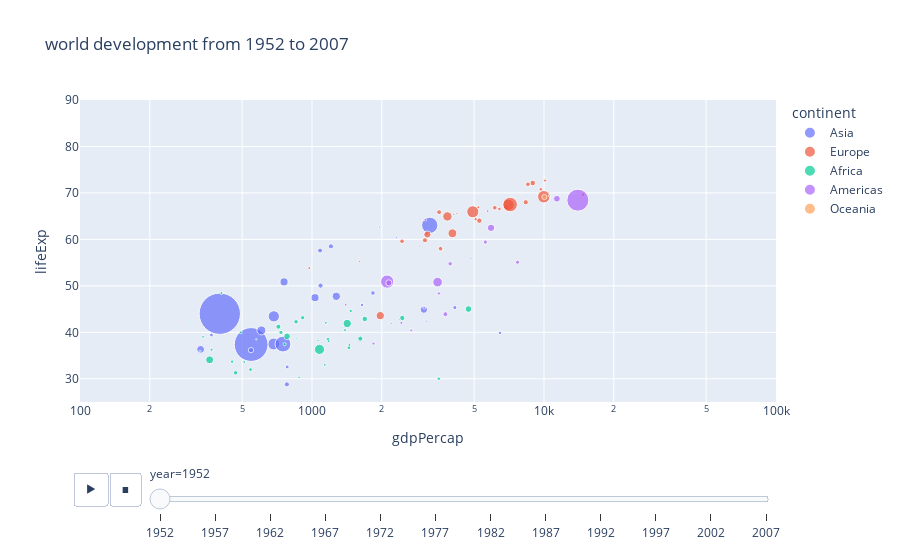

The notebook cell saved with this chart:
### Code cell
px.scatter(px.data.gapminder(), x='gdpPercap', y='lifeExp', animation_frame ='year',animation_group='country',
          size='pop', color='continent', hover_name='country', log_x =True,
          size_max =45, range_x =[100,100000],range_y=[25,90], title='world development from 1952 to 2007')

### Figure 1 — Plotly figure (JSON) as saved in the notebook; plotly's stock layout.template omitted (floating-point values rounded to 4 significant figures)
{"data": [{"hovertemplate": "<b>%{hovertext}</b><br><br>continent=Asia<br>year=1952<br>gdpPercap=%{x}<br>lifeExp=%{y}<br>pop=%{marker.size}<extra></extra>", "hovertext": ["Afghanistan", "Bahrain", "Bangladesh", "Cambodia", "China", "Hong Kong, China", "India", "Indonesia", "Iran", "Iraq", "Israel", "Japan", "Jordan", "Korea, Dem. Rep.", "Korea, Rep.", "Kuwait", "Lebanon", "Malaysia", "Mongolia", "Myanmar", "Nepal", "Oman", "Pakistan", "Philippines", "Saudi Arabia", "Singapore", "Sri Lanka", "Syria", "Taiwan", "Thailand", "Vietnam", "West Bank and Gaza", "Yemen, Rep."], "ids": ["Afghanistan", "Bahrain", "Bangladesh", "Cambodia", "China", "Hong Kong, China", "India", "Indonesia", "Iran", "Iraq", "Israel", "Japan", "Jordan", "Korea, Dem. Rep.", "Korea, Rep.", "Kuwait", "Lebanon", "Malaysia", "Mongolia", "Myanmar", "Nepal", "Oman", "Pakistan", "Philippines", "Saudi Arabia", "Singapore", "Sri Lanka", "Syria", "Taiwan", "Thailand", "Vietnam", "West Bank and Gaza", "Yemen, Rep."], "legendgroup": "Asia", "marker": {"color": "#636efa", "size": [8425333, 120447, 46886859, 4693836, 556263527, 2125900, 372000000, 82052000, 17272000, 5441766, 1620914, 86459025, 607914, 8865488, 20947571, 160000, 1439529, 6748378, 800663, 20092996, 9182536, 507833, 41346560, 22438691, 4005677, 1127000, 7982342, 3661549, 8550362, 21289402, 26246839, 1030585, 4963829], "sizemode": "area", "sizeref": 651200.0, "symbol": "circle"}, "mode": "markers", "name": "Asia", "orientation": "v", "showlegend": true, "type": "scatter", "x": [779.4, 9867.0, 684.2, 368.5, 400.4, 3054.0, 546.6, 749.7, 3035.0, 4130.0, 4087.0, 3217.0, 1547.0, 1088.0, 1031.0, 108400.0, 4835.0, 1831.0, 786.6, 331, 545.9, 1828.0, 684.6, 1273.0, 6460.0, 2315.0, 1084.0, 1643.0, 1207.0, 757.8, 605.1, 1516.0, 781.7], "xaxis": "x", "y": [28.8, 50.94, 37.48, 39.42, 44, 60.96, 37.37, 37.47, 44.87, 45.32, 65.39, 63.03, 43.16, 50.06, 47.45, 55.56, 55.93, 48.46, 42.24, 36.32, 36.16, 37.58, 43.44, 47.75, 39.88, 60.4, 57.59, 45.88, 58.5, 50.85, 40.41, 43.16, 32.55], "yaxis": "y"}, {"hovertemplate": "<b>%{hovertext}</b><br><br>continent=Europe<br>year=1952<br>gdpPercap=%{x}<br>lifeExp=%{y}<br>pop=%{marker.size}<extra></extra>", "hovertext": ["Albania", "Austria", "Belgium", "Bosnia and Herzegovina", "Bulgaria", "Croatia", "Czech Republic", "Denmark", "Finland", "France", "Germany", "Greece", "Hungary", "Iceland", "Ireland", "Italy", "Montenegro", "Netherlands", "Norway", "Poland", "Portugal", "Romania", "Serbia", "Slovak Republic", "Slovenia", "Spain", "Sweden", "Switzerland", "Turkey", "United Kingdom"], "ids": ["Albania", "Austria", "Belgium", "Bosnia and Herzegovina", "Bulgaria", "Croatia", "Czech Republic", "Denmark", "Finland", "France", "Germany", "Greece", "Hungary", "Iceland", "Ireland", "Italy", "Montenegro", "Netherlands", "Norway", "Poland", "Portugal", "Romania", "Serbia", "Slovak Republic", "Slovenia", "Spain", "Sweden", "Switzerland", "Turkey", "United Kingdom"], "legendgroup": "Europe", "marker": {"color": "#EF553B", "size": [1282697, 6927772, 8730405, 2791000, 7274900, 3882229, 9125183, 4334000, 4090500, 42459667, 69145952, 7733250, 9504000, 147962, 2952156, 47666000, 413834, 10381988, 3327728, 25730551, 8526050, 16630000, 6860147, 3558137, 1489518, 28549870, 7124673, 4815000, 22235677, 50430000], "sizemode": "area", "sizeref": 651200.0, "symbol": "circle"}, "mode": "markers", "name": "Europe", "orientation": "v", "showlegend": true, "type": "scatter", "x": [1601.0, 6137.0, 8343.0, 973.5, 2444.0, 3119.0, 6876.0, 9692.0, 6425.0, 7030.0, 7144.0, 3531.0, 5264.0, 7268.0, 5210.0, 4931.0, 2648.0, 8942.0, 10100.0, 4029.0, 3068.0, 3145.0, 3581.0, 5075.0, 4215.0, 3834.0, 8528.0, 14730.0, 1969.0, 9980.0], "xaxis": "x", "y": [55.23, 66.8, 68, 53.82, 59.6, 61.21, 66.87, 70.78, 66.55, 67.41, 67.5, 65.86, 64.03, 72.49, 66.91, 65.94, 59.16, 72.13, 72.67, 61.31, 59.82, 61.05, 58.0, 64.36, 65.57, 64.94, 71.86, 69.62, 43.59, 69.18], "yaxis": "y"}, {"hovertemplate": "<b>%{hovertext}</b><br><br>continent=Africa<br>year=1952<br>gdpPercap=%{x}<br>lifeExp=%{y}<br>pop=%{marker.size}<extra></extra>", "hovertext": ["Algeria", "Angola", "Benin", "Botswana", "Burkina Faso", "Burundi", "Cameroon", "Central African Republic", "Chad", "Comoros", "Congo, Dem. Rep.", "Congo, Rep.", "Cote d'Ivoire", "Djibouti", "Egypt", "Equatorial Guinea", "Eritrea", "Ethiopia", "Gabon", "Gambia", "Ghana", "Guinea", "Guinea-Bissau", "Kenya", "Lesotho", "Liberia", "Libya", "Madagascar", "Malawi", "Mali", "Mauritania", "Mauritius", "Morocco", "Mozambique", "Namibia", "Niger", "Nigeria", "Reunion", "Rwanda", "Sao Tome and Principe", "Senegal", "Sierra Leone", "Somalia", "South Africa", "Sudan", "Swaziland", "Tanzania", "Togo", "Tunisia", "Uganda", "Zambia", "Zimbabwe"], "ids": ["Algeria", "Angola", "Benin", "Botswana", "Burkina Faso", "Burundi", "Cameroon", "Central African Republic", "Chad", "Comoros", "Congo, Dem. Rep.", "Congo, Rep.", "Cote d'Ivoire", "Djibouti", "Egypt", "Equatorial Guinea", "Eritrea", "Ethiopia", "Gabon", "Gambia", "Ghana", "Guinea", "Guinea-Bissau", "Kenya", "Lesotho", "Liberia", "Libya", "Madagascar", "Malawi", "Mali", "Mauritania", "Mauritius", "Morocco", "Mozambique", "Namibia", "Niger", "Nigeria", "Reunion", "Rwanda", "Sao Tome and Principe", "Senegal", "Sierra Leone", "Somalia", "South Africa", "Sudan", "Swaziland", "Tanzania", "Togo", "Tunisia", "Uganda", "Zambia", "Zimbabwe"], "legendgroup": "Africa", "marker": {"color": "#00cc96", "size": [9279525, 4232095, 1738315, 442308, 4469979, 2445618, 5009067, 1291695, 2682462, 153936, 14100005, 854885, 2977019, 63149, 22223309, 216964, 1438760, 20860941, 420702, 284320, 5581001, 2664249, 580653, 6464046, 748747, 863308, 1019729, 4762912, 2917802, 3838168, 1022556, 516556, 9939217, 6446316, 485831, 3379468, 33119096, 257700, 2534927, 60011, 2755589, 2143249, 2526994, 14264935, 8504667, 290243, 8322925, 1219113, 3647735, 5824797, 2672000, 3080907], "sizemode": "area", "sizeref": 651200.0, "symbol": "circle"}, "mode": "markers", "name": "Africa", "orientation": "v", "showlegend": true, "type": "scatter", "x": [2449.0, 3521.0, 1063.0, 851.2, 543.3, 339.3, 1173.0, 1071.0, 1179.0, 1103.0, 780.5, 2126.0, 1389.0, 2670.0, 1419.0, 375.6, 328.9, 362.1, 4293.0, 485.2, 911.3, 510.2, 299.9, 853.5, 298.8, 575.6, 2388.0, 1443.0, 369.2, 452.3, 743.1, 1968.0, 1688.0, 468.5, 2424.0, 761.9, 1077.0, 2719.0, 493.3, 879.6, 1450.0, 879.8, 1136.0, 4725.0, 1616.0, 1148.0, 716.7, 859.8, 1468.0, 734.8, 1147.0, 406.9], "xaxis": "x", "y": [43.08, 30.02, 38.22, 47.62, 31.98, 39.03, 38.52, 35.46, 38.09, 40.72, 39.14, 42.11, 40.48, 34.81, 41.89, 34.48, 35.93, 34.08, 37.0, 30, 43.15, 33.61, 32.5, 42.27, 42.14, 38.48, 42.72, 36.68, 36.26, 33.69, 40.54, 50.99, 42.87, 31.29, 41.73, 37.44, 36.32, 52.72, 40, 46.47, 37.28, 30.33, 32.98, 45.01, 38.63, 41.41, 41.22, 38.6, 44.6, 39.98, 42.04, 48.45], "yaxis": "y"}, {"hovertemplate": "<b>%{hovertext}</b><br><br>continent=Americas<br>year=1952<br>gdpPercap=%{x}<br>lifeExp=%{y}<br>pop=%{marker.size}<extra></extra>", "hovertext": ["Argentina", "Bolivia", "Brazil", "Canada", "Chile", "Colombia", "Costa Rica", "Cuba", "Dominican Republic", "Ecuador", "El Salvador", "Guatemala", "Haiti", "Honduras", "Jamaica", "Mexico", "Nicaragua", "Panama", "Paraguay", "Peru", "Puerto Rico", "Trinidad and Tobago", "United States", "Uruguay", "Venezuela"], "ids": ["Argentina", "Bolivia", "Brazil", "Canada", "Chile", "Colombia", "Costa Rica", "Cuba", "Dominican Republic", "Ecuador", "El Salvador", "Guatemala", "Haiti", "Honduras", "Jamaica", "Mexico", "Nicaragua", "Panama", "Paraguay", "Peru", "Puerto Rico", "Trinidad and Tobago", "United States", "Uruguay", "Venezuela"], "legendgroup": "Americas", "marker": {"color": "#ab63fa", "size": [17876956, 2883315, 56602560, 14785584, 6377619, 12350771, 926317, 6007797, 2491346, 3548753, 2042865, 3146381, 3201488, 1517453, 1426095, 30144317, 1165790, 940080, 1555876, 8025700, 2227000, 662850, 157553000, 2252965, 5439568], "sizemode": "area", "sizeref": 651200.0, "symbol": "circle"}, "mode": "markers", "name": "Americas", "orientation": "v", "showlegend": true, "type": "scatter", "x": [5911.0, 2677.0, 2109.0, 11370.0, 3940.0, 2144.0, 2627.0, 5587.0, 1398.0, 3522.0, 3048.0, 2428.0, 1840.0, 2195.0, 2899.0, 3478.0, 3112.0, 2480.0, 1952.0, 3759.0, 3082.0, 3023.0, 13990.0, 5717.0, 7690.0], "xaxis": "x", "y": [62.48, 40.41, 50.92, 68.75, 54.74, 50.64, 57.21, 59.42, 45.93, 48.36, 45.26, 42.02, 37.58, 41.91, 58.53, 50.79, 42.31, 55.19, 62.65, 43.9, 64.28, 59.1, 68.44, 66.07, 55.09], "yaxis": "y"}, {"hovertemplate": "<b>%{hovertext}</b><br><br>continent=Oceania<br>year=1952<br>gdpPercap=%{x}<br>lifeExp=%{y}<br>pop=%{marker.size}<extra></extra>", "hovertext": ["Australia", "New Zealand"], "ids": ["Australia", "New Zealand"], "legendgroup": "Oceania", "marker": {"color": "#FFA15A", "size": [8691212, 1994794], "sizemode": "area", "sizeref": 651200.0, "symbol": "circle"}, "mode": "markers", "name": "Oceania", "orientation": "v", "showlegend": true, "type": "scatter", "x": [10040.0, 10560.0], "xaxis": "x", "y": [69.12, 69.39], "yaxis": "y"}], "layout": {"legend": {"itemsizing": "constant", "title": {"text": "continent"}, "tracegroupgap": 0}, "sliders": [{"active": 0, "currentvalue": {"prefix": "year="}, "len": 0.9, "pad": {"b": 10, "t": 60}, "steps": [{"args": [["1952"], {"frame": {"duration": 0, "redraw": false}, "fromcurrent": true, "mode": "immediate", "transition": {"duration": 0, "easing": "linear"}}], "label": "1952", "method": "animate"}, {"args": [["1957"], {"frame": {"duration": 0, "redraw": false}, "fromcurrent": true, "mode": "immediate", "transition": {"duration": 0, "easing": "linear"}}], "label": "1957", "method": "animate"}, {"args": [["1962"], {"frame": {"duration": 0, "redraw": false}, "fromcurrent": true, "mode": "immediate", "transition": {"duration": 0, "easing": "linear"}}], "label": "1962", "method": "animate"}, {"args": [["1967"], {"frame": {"duration": 0, "redraw": false}, "fromcurrent": true, "mode": "immediate", "transition": {"duration": 0, "easing": "linear"}}], "label": "1967", "method": "animate"}, {"args": [["1972"], {"frame": {"duration": 0, "redraw": false}, "fromcurrent": true, "mode": "immediate", "transition": {"duration": 0, "easing": "linear"}}], "label": "1972", "method": "animate"}, {"args": [["1977"], {"frame": {"duration": 0, "redraw": false}, "fromcurrent": true, "mode": "immediate", "transition": {"duration": 0, "easing": "linear"}}], "label": "1977", "method": "animate"}, {"args": [["1982"], {"frame": {"duration": 0, "redraw": false}, "fromcurrent": true, "mode": "immediate", "transition": {"duration": 0, "easing": "linear"}}], "label": "1982", "method": "animate"}, {"args": [["1987"], {"frame": {"duration": 0, "redraw": false}, "fromcurrent": true, "mode": "immediate", "transition": {"duration": 0, "easing": "linear"}}], "label": "1987", "method": "animate"}, {"args": [["1992"], {"frame": {"duration": 0, "redraw": false}, "fromcurrent": true, "mode": "immediate", "transition": {"duration": 0, "easing": "linear"}}], "label": "1992", "method": "animate"}, {"args": [["1997"], {"frame": {"duration": 0, "redraw": false}, "fromcurrent": true, "mode": "immediate", "transition": {"duration": 0, "easing": "linear"}}], "label": "1997", "method": "animate"}, {"args": [["2002"], {"frame": {"duration": 0, "redraw": false}, "fromcurrent": true, "mode": "immediate", "transition": {"duration": 0, "easing": "linear"}}], "label": "2002", "method": "animate"}, {"args": [["2007"], {"frame": {"duration": 0, "redraw": false}, "fromcurrent": true, "mode": "immediate", "transition": {"duration": 0, "easing": "linear"}}], "label": "2007", "method": "animate"}], "x": 0.1, "xanchor": "left", "y": 0, "yanchor": "top"}], "title": {"text": "world development from 1952 to 2007"}, "updatemenus": [{"buttons": [{"args": [null, {"frame": {"duration": 500, "redraw": false}, "fromcurrent": true, "mode": "immediate", "transition": {"duration": 500, "easing": "linear"}}], "label": "&#9654;", "method": "animate"}, {"args": [[null], {"frame": {"duration": 0, "redraw": false}, "fromcurrent": true, "mode": "immediate", "transition": {"duration": 0, "easing": "linear"}}], "label": "&#9724;", "method": "animate"}], "direction": "left", "pad": {"r": 10, "t": 70}, "showactive": false, "type": "buttons", "x": 0.1, "xanchor": "right", "y": 0, "yanchor": "top"}], "xaxis": {"anchor": "y", "domain": [0, 1], "range": [2, 5], "title": {"text": "gdpPercap"}, "type": "log"}, "yaxis": {"anchor": "x", "domain": [0, 1], "range": [25, 90], "title": {"text": "lifeExp"}}}}
